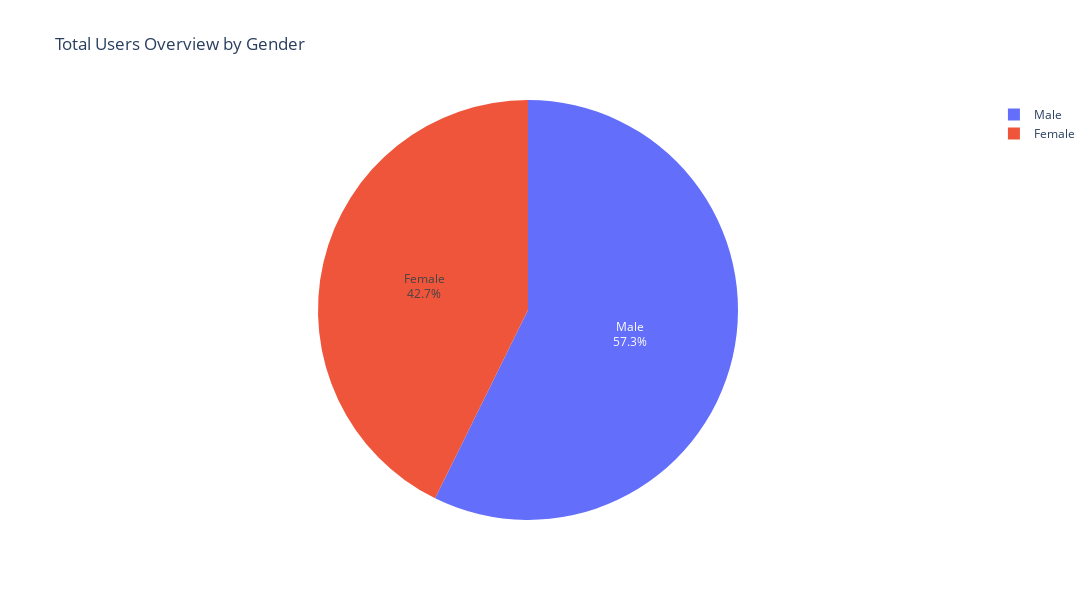

The notebook cell saved with this chart:
### Code cell
import plotly.express as px
gender_data = final.groupby("Gender").count()
fig1 = px.pie(gender_data,values=gender_data.Users,names=gender_data.index ,title="Total Users Overview by Gender")
fig1.update_traces(textposition='inside',textinfo='percent+label')
fig1.update_layout( width = 1100 , height = 600 )

### Figure 1 — Plotly figure (JSON) as saved in the notebook; plotly's stock layout.template omitted (floating-point values rounded to 4 significant figures)
{"data": [{"domain": {"x": [0, 1], "y": [0, 1]}, "hovertemplate": "Gender=%{label}<br>Users=%{value}<extra></extra>", "labels": ["Female", "Male"], "legendgroup": "", "name": "", "showlegend": true, "textinfo": "percent+label", "textposition": "inside", "type": "pie", "values": [153480, 205912]}], "layout": {"height": 600, "legend": {"tracegroupgap": 0}, "title": {"text": "Total Users Overview by Gender"}, "width": 1100}}
